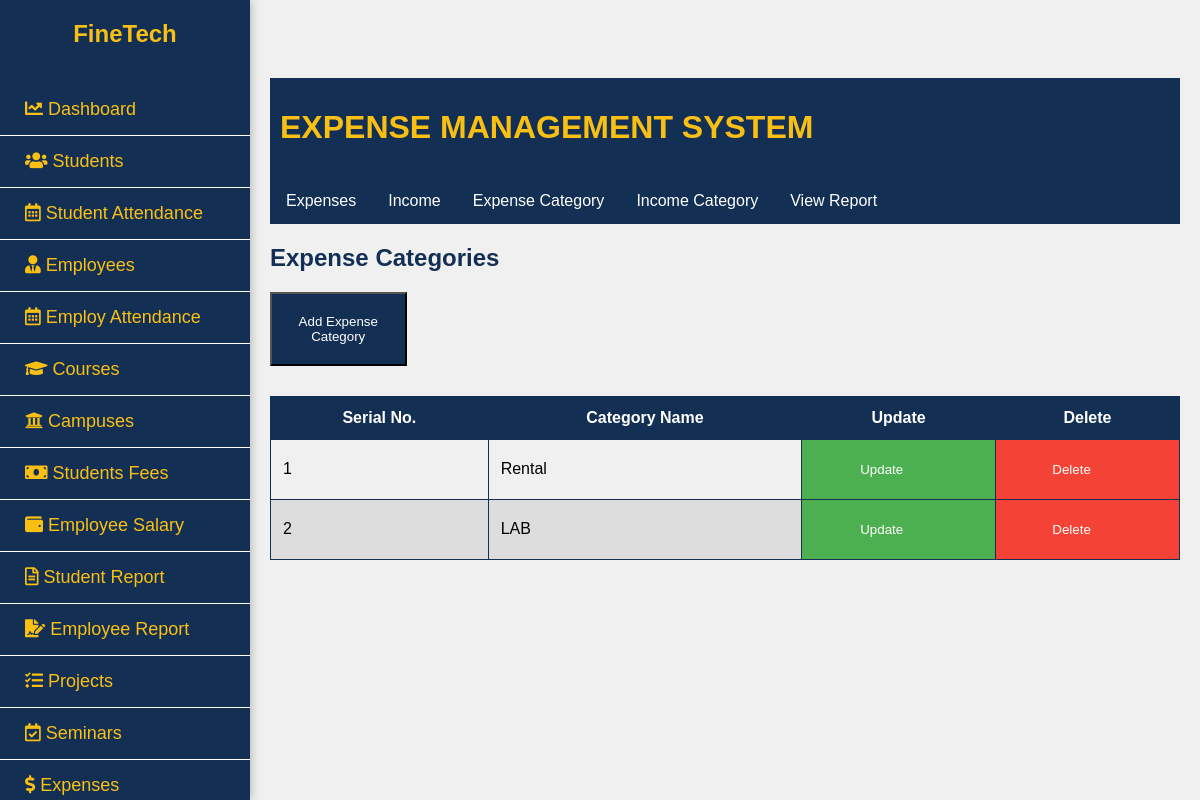
The page /model/expense_category.php (signed in) on the database its author committed.
### tables this page shows
CREATE TABLE `expense_categories` (
  `id` int(11) NOT NULL,
  `category_name` varchar(255) NOT NULL
);

### model/expense_category.php (the view, shortened to what this page needs)
<!DOCTYPE html>
<html lang="en">
<head>
    <link rel="stylesheet" href="../view/expense.css">
    <link rel="stylesheet" href="../view/expense_category.css">
</head>
<body>
<?php include('sidebar.php'); ?>
<div class="content">
    <div class="header">
        <h1>EXPENSE MANAGEMENT SYSTEM</h1>
    </div>
    <div class="navbar">
        <a href="expense.php">Expenses</a>
        <a href="income.php">Income</a>
        <a href="expense_category.php">Expense Category</a>
        <a href="income_category.php">Income Category</a>
        <a href="view_report.php">View Report</a>
    </div>
    <div>
        <h2>Expense Categories</h2>
        <a href="add_expense_category.php"><button class="adc">Add Expense Category</button></a>
        <table border="1">
            <tr>
                <th class="header-bg">Serial No.</th>
                <th class="header-bg">Category Name</th>
                <th class="header-bg">Update</th>
                <th class="header-bg">Delete</th>
            </tr>
            <?php
            $servername = "localhost";
            $username = "root";
            $password = "";
            $database = "finetech";
            $conn = new mysqli($servername, $username, $password, $database);
            $sql = "SELECT * FROM expense_categories";
            $result = $conn->query($sql);
            if ($result->num_rows > 0) {
                $serialNo = 1;
                while ($row = $result->fetch_assoc()) {
                    echo "<tr class='" . ($serialNo % 2 == 0 ? 'even' : 'odd') . "'>";
                    echo "<td>" . $serialNo . "</td>";
                    echo "<td>" . $row["category_name"] . "</td>";
                    echo "<td class='update-cell'><a href='update_expense_category.php?id=" . $row["id"] . "'><button class='update-button'>Update</button></a></td>";
                    echo "<td class='delete-cell'>
                            <form action='../controller/delete_expense_category.php' method='POST'>
                                <input type='hidden' name='category_id' value='" . $row['id'] . "'>
                                <button type='submit' class='delete-button'>Delete</button>
                            </form>
                          </td>";
                    echo "</tr>";
                    $serialNo++;
                }
            } else {
                echo "<tr><td colspan='4'>No data found</td></tr>";
            }
            ?>
        </table>
    </div>
</div>
</body>
</html>

### view/expense.css (style rules this page uses)
body { margin: 0; font-family: Arial, sans-serif; }
.navbar { background-color: #133054; overflow: hidden; }
.navbar a { float: left; display: block; color: #ffffff; text-align: center; padding: 14px 16px; text-decoration: none; transition: background-color 0.3s, color 0.3s; }
.header { display: flex; justify-content: space-between; align-items: center; color: #f9c013; background-color: #133054; padding: 10px; }

### view/expense_category.css (style rules this page uses)
body { margin: 0; font-family: Arial, sans-serif; }
.navbar { background-color: #133054; overflow: hidden; }
.navbar a { float: left; display: block; color: #ffffff; text-align: center; padding: 14px 16px; text-decoration: none; transition: background-color 0.3s, color 0.3s; }
h2 { color: #133054; }
button { cursor: pointer; }
table { width: 100%; border-collapse: collapse; margin-top: 20px; }
th, td { border: 1px solid #133054; padding: 12px; }
th.header-bg { background-color: #133054; color: #ffffff; }
td.update-cell { background-color: #4CAF50; }
td.delete-cell { background-color: #f44336; }
button.update-button { background-color: #4CAF50; color: white; padding: 10px; margin: 0; width: 80%; border: none; }
button.delete-button { background-color: #f44336; color: white; padding: 10px; margin: 0; width: 80%; border: none; }
button.adc { background-color: #133054; color: white; padding: 20px; margin-bottom: 10px; width: 15%; cursor: pointer; }
tr.even { background-color: #ddd; }

### view/sidebar.css (style rules this page uses)
:root { --navy-blue: #133054; }
body { text-decoration: none; font-family: Arial, sans-serif; margin: 0; padding: 0; background-color: #f0f0f0; }
.content { margin-left: 250px; padding: 20px; transition: margin-left 0.3s; }

### rows shown on the page
expense_categories: category_name "Rental"
expense_categories: category_name "LAB"
